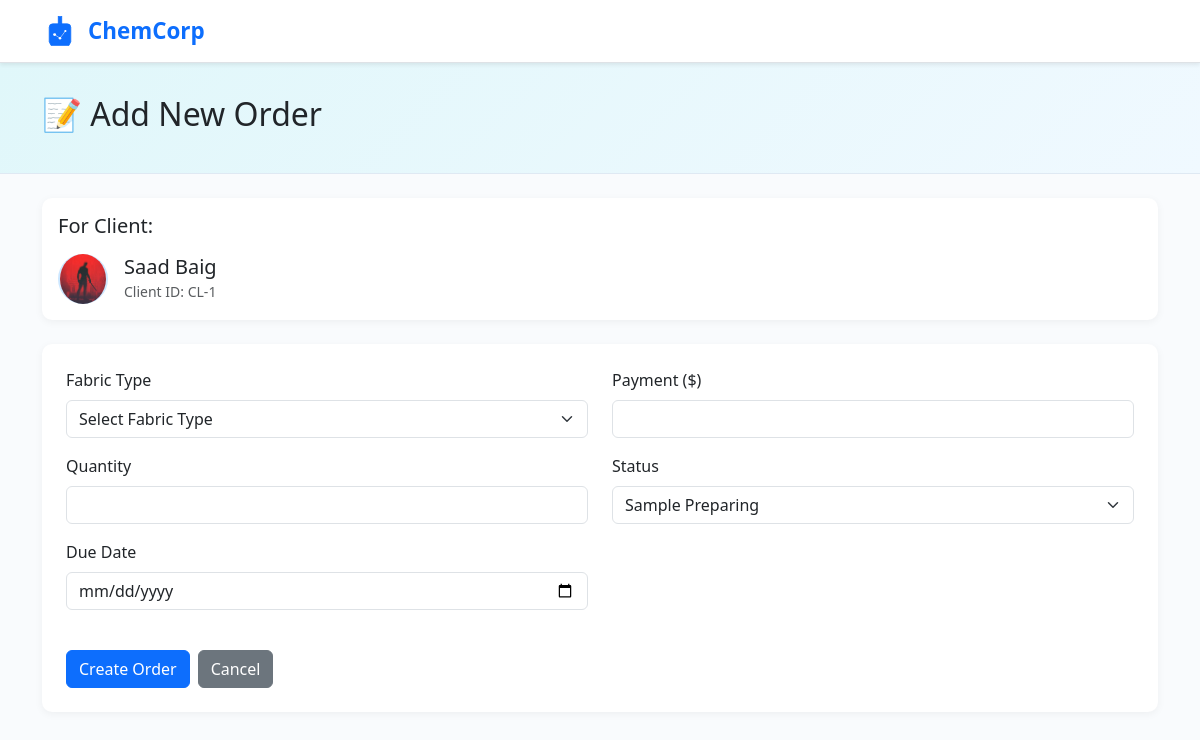
/order/add/1/, run on the app's committed database.
### core/models.py (models this page shows, shortened)
class Client(models.Model):
    name = models.CharField(max_length=100)
    email = models.EmailField(null=True,blank=True)
    phone = models.CharField(max_length=15, blank=True)
    company = models.CharField(max_length=100, blank=True)
    is_active = models.BooleanField(default=True)
    avatar = models.ImageField(upload_to='avatars/' , blank=True , null=True)
    created_at = models.DateTimeField(auto_now_add=True)

### core/views.py (the view)
# urls.py: path('order/add/<int:client_id>/', views.add_order_for_client, name='add_order_for_client'),
def add_order_for_client(request, client_id):
    client = get_object_or_404(Client, id=client_id)
    if request.method == "POST":
        form = OrderForm(request.POST)
        if form.is_valid():
            print("Form errors:", form.errors)  # 👈 Add this
            order = form.save(commit=False)
            order.client = client  # Link to client
            order.save()
            ActivityLog.objects.create(
                activity_type='order_created',
                description=f'New order created: #{order.order_id} for {client.name}',
                user=request.user,
                order_id=order.id
            )
            print("✅ Order saved:", order.order_id)
            messages.success(request, f"Order {order.order_id} added successfully for {client.name}!")
            return redirect('order_dashboard')
    else:
        form = OrderForm()
    return render(request, 'add_order.html', {
        'form': form,
        'client': client
    })

### core/forms.py
class OrderForm(forms.ModelForm):
    class Meta:
        model = Order
        fields = ['fabric_type', 'quantity', 'due_date', 'status', 'payment']
        widgets = {
            'due_date': forms.DateInput(attrs={'type': 'date'}),
            'payment': forms.NumberInput(attrs={'step': '0.01'}),
        }

### templates/add_order.html (shortened to what this page needs)
<!DOCTYPE html>
<html lang="en">
<head>
  <link href="https://cdn.jsdelivr.net/npm/bootstrap@5.3.2/dist/css/bootstrap.min.css" rel="stylesheet">
</head>
<body class="d-flex flex-column min-vh-100">
  <nav class="navbar navbar-expand-lg navbar-light bg-white shadow-sm border-bottom">
    <div class="container">
      <a class="navbar-brand d-flex align-items-center text-decoration-none" href="/">
        <span class="fw-bold" style="color: #0d6efd; font-size: 1.4rem;">ChemCorp</span>
      </a>
    </div>
  </nav>
  <main class="flex-grow-1">
    <section class="header-section">
      <div class="container">
        <h2>📝 Add New Order</h2>
      </div>
    </section>
    <div class="container mt-4">
      <div class="card p-3 mb-4">
        <h5 class="mb-3">For Client:</h5>
        <div class="d-flex align-items-center">
          <div class="client-avatar me-3">
            {% if client.avatar %}
              <img src="{{ client.avatar.url }}" alt="{{ client.name }}" class="img-fluid rounded-circle" style="width:50px; height:50px; object-fit:cover;">
            {% else %}
              {{ client.get_initials }}
            {% endif %}
          </div>
          <div>
            <h5 class="mb-0">{{ client.name }}</h5>
            <small class="text-muted">Client ID: CL-{{ client.id }}</small>
          </div>
        </div>
      </div>
      <div class="card p-4">
        <form action="{% url 'add_order_for_client' client.id %}" method="post">
          <div class="row">
            <div class="col-md-6">
              <div class="mb-3">
                <label class="form-label">Fabric Type</label>
                  <select name="fabric_type" class="form-select" required>
    <option value="">Select Fabric Type</option>
  </select>
              </div>
              <div class="mb-3">
                <label class="form-label">Quantity</label>
                <input type="number" name="quantity" class="form-control" min="1" required>
              </div>
              <div class="mb-3">
                <label class="form-label">Due Date</label>
                <input type="date" name="due_date" class="form-control" required>
              </div>
            </div>
            <div class="col-md-6">
              <div class="mb-3">
                <label class="form-label">Payment ($)</label>
                <input type="number" name="payment" class="form-control" step="0.01" min="0" required>
              </div>
              <div class="mb-3">
                <label class="form-label">Status</label>
                <select name="status" class="form-select">
                  <option value="sample_preparing">Sample Preparing</option>
                </select>
              </div>
            </div>
          </div>
          <div class="d-flex gap-2 mt-4">
            <button type="submit" class="btn btn-primary">Create Order</button>
            <a href="{% url 'order_dashboard' %}" class="btn btn-secondary">Cancel</a>
          </div>
        </form>
      </div>
    </div>
  </main>
</body>
</html>

### templates/add_order.html (style rules this page uses)
:root { --primary: #0d6efd; --secondary: #198754; --danger: #dc3545; --warning: #ffc107; --light: #f8f9fa; }
body { background-color: #f9fbfd; font-family: 'Segoe UI', Tahoma, Geneva, Verdana, sans-serif; }
.navbar-brand { font-weight: 700; color: var(--primary) !important; }
.header-section { background: linear-gradient(135deg, #e0f7fa 0%, #f0f9ff 100%); padding: 2rem 0; border-bottom: 1px solid #dfe9f3; }
.client-avatar { width: 50px; height: 50px; border-radius: 50%; background-color: #e0f7fa; color: #0d6efd; display: flex; align-items: center; justify-content: center; font-weight: 600; font-size: 1.1rem; border: 2px solid #cce7ff; }
.form-label { font-weight: 500; }
.card { border: none; box-shadow: 0 2px 8px rgba(0,0,0,0.05); border-radius: 10px; }

### data on the page
Client: avatar (picture), name "Saad Baig", id "1"
